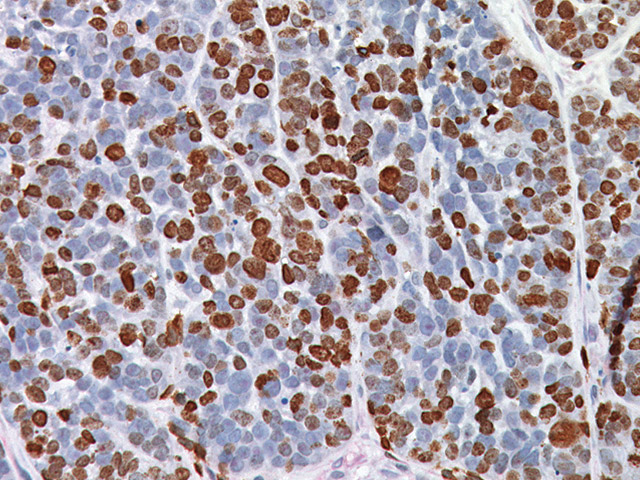
#> input picture img/nuclei.jpg, 640 x 480 px, found by its file name
$ python list.py   (older library calls are emulated)
#> lines starting #> are read from the running program, lines starting #| are printed output that depends on the picture; after the words box and inside, x2 and y2 are one past the last pixel; in counts of white or black regions, pixels touching at a corner belong together
# This is a sample Python script.

# Press Shift+F10 to execute it or replace it with your code.
# Press Double Shift to search everywhere for classes, files, tool windows, actions, and settings.

import cv2 as cv, cv2
import sys
import numpy as np
from matplotlib import pylab
import mahotas as mh
import requests
from functools import reduce

# AFTER THE FIRST VALUE ALL OTHER VALUES ARE ZEROED BECAUSE GETPOSITION IN THE PROCESS FUNC

def createWindows(val):
    cv2.namedWindow("Trackbars")
    cv2.resizeWindow("Trackbars", 1620, 500)
    cv2.namedWindow("Results")

    pass

def CreateTrackbars(val):
    cv2.createTrackbar("L - H", "Trackbars", 0, 179, ProcessImage)
    cv2.createTrackbar("L - S", "Trackbars", 0, 255, ProcessImage)
    cv2.createTrackbar("L - V", "Trackbars", 0, 255, ProcessImage)
    cv2.createTrackbar("U - H", "Trackbars", 179, 179, ProcessImage)
    cv2.createTrackbar("U - S", "Trackbars", 255, 255, ProcessImage)
    cv2.createTrackbar("U - V", "Trackbars", 255, 255, ProcessImage)

    cv2.createTrackbar("L - H /2", "Trackbars", 0, 179, ProcessImage)
    cv2.createTrackbar("L - S /2", "Trackbars", 0, 255, ProcessImage)
    cv2.createTrackbar("L - V /2", "Trackbars", 0, 255, ProcessImage)
    cv2.createTrackbar("U - H /2", "Trackbars", 179, 179, ProcessImage)
    cv2.createTrackbar("U - S /2", "Trackbars", 255, 255, ProcessImage)
    cv2.createTrackbar("U - V /2", "Trackbars", 255, 255, ProcessImage)

    cv2.createTrackbar("L - H /3", "Trackbars", 0, 179, ProcessImage)
    cv2.createTrackbar("L - S /3", "Trackbars", 0, 255, ProcessImage)
    cv2.createTrackbar("L - V /3", "Trackbars", 0, 255, ProcessImage)
    cv2.createTrackbar("U - H /3", "Trackbars", 179, 179, ProcessImage)
    cv2.createTrackbar("U - S /3", "Trackbars", 255, 255, ProcessImage)
    cv2.createTrackbar("U - V /3", "Trackbars", 255, 255, ProcessImage)

    # cv.createTrackbar("Morph Open", "Trackbars", 5, ksize_max_value, VisualAffrair)
    # cv.createTrackbar("Morph Close", "Trackbars", 5, ksize_max_value, VisualAffrair)

    cv.createTrackbar("ksize", "Trackbars", 0, 31, ProcessImage)
    pass

def idontdoshit():
    print('pAsS dA BuTThAaA')

def SetVals(val):

    # Make them lists?
#> called with val = 0
    global hsvColorValues, hsvColorValues2, hsvColorValues3
    global lower_range
    global upper_range
    global img, mask, res, hsv
    global gaussian_value
    # low hue [0]; low saturation [1]; low value [2]; high hue [3]; high saturation [4]; high value [5]
    hsvColorValues = [5, 50, 50, 40, 255, 255]
    hsvColorValues2 = [5, 50, 50, 40, 255, 255]
    hsvColorValues3 = [5, 50, 50, 40, 255, 255]

    gaussian_value = 1

    lower_range = np.array([hsvColorValues[0], hsvColorValues[1], hsvColorValues[2]])
    upper_range = np.array([hsvColorValues[3], hsvColorValues[4], hsvColorValues[5]])

    img = cv2.imread(r"D:\side-projects\nuclei\img\nuclei.jpg")
#> img is the input picture: shape (480, 640, 3); mean B, G, R 165.7, 158.6, 170.6

    cv2.setTrackbarPos("L - H", "Trackbars", hsvColorValues[0])
    cv2.setTrackbarPos("L - S", "Trackbars", hsvColorValues[1])
    cv2.setTrackbarPos("L - V", "Trackbars", hsvColorValues[2])
    cv2.setTrackbarPos("U - H", "Trackbars", hsvColorValues[3])
    cv2.setTrackbarPos("U - S", "Trackbars", hsvColorValues[4])
    cv2.setTrackbarPos("U - V", "Trackbars", hsvColorValues[5])

def ProcessImage(val):
    # Get the new values of the trackbar in real time as the user changes them
#> called with val = 0
    hsvColorValues[0] = cv2.getTrackbarPos("L - H", "Trackbars")
    hsvColorValues[1] = cv2.getTrackbarPos("L - S", "Trackbars")
    hsvColorValues[2] = cv2.getTrackbarPos("L - V", "Trackbars")
    hsvColorValues[3] = cv2.getTrackbarPos("U - H", "Trackbars")
    hsvColorValues[4] = cv2.getTrackbarPos("U - S", "Trackbars")
    hsvColorValues[5] = cv2.getTrackbarPos("U - V", "Trackbars")

    hsvColorValues2[0] = cv2.getTrackbarPos("L - H /2", "Trackbars")
    hsvColorValues2[1] = cv2.getTrackbarPos("L - S /2", "Trackbars")
    hsvColorValues2[2] = cv2.getTrackbarPos("L - V /2", "Trackbars")
    hsvColorValues2[3] = cv2.getTrackbarPos("U - H /2", "Trackbars")
    hsvColorValues2[4] = cv2.getTrackbarPos("U - S /2", "Trackbars")
    hsvColorValues2[5] = cv2.getTrackbarPos("U - V /2", "Trackbars")

    hsvColorValues3[0] = cv2.getTrackbarPos("L - H /3", "Trackbars")
    hsvColorValues3[1] = cv2.getTrackbarPos("L - S /3", "Trackbars")
    hsvColorValues3[2] = cv2.getTrackbarPos("L - V /3", "Trackbars")
    hsvColorValues3[3] = cv2.getTrackbarPos("U - H /3", "Trackbars")
    hsvColorValues3[4] = cv2.getTrackbarPos("U - S /3", "Trackbars")
    hsvColorValues3[5] = cv2.getTrackbarPos("U - V /3", "Trackbars")

    morphOpenKernel = cv.getTrackbarPos("Morph Open", "Trackbars")
    morphCloseKernel = cv.getTrackbarPos("Morph Close", "Trackbars")


    # Gaussian things, not pretty but working.
    gaussian_value = cv2.getTrackbarPos("ksize", "Trackbars")

    cv.setTrackbarPos("ksize", "Trackbars", gaussian_value)
    # Convert the BGR image to HSV image.
    hsv = cv2.cvtColor(img, cv2.COLOR_BGR2HSV)
#> hsv: shape (480, 640, 3); mean H, S, V 90.5, 50.9, 182.3
    if gaussian_value != 0:
        gaussian_value = isEven(gaussian_value)
        hsv = GaussianBlur(hsv, gaussian_value)

    # Set the lower and upper HSV range according to the value selected by the trackbar
    lower_range1 = np.array([hsvColorValues[0], hsvColorValues[1], hsvColorValues[2]])
    upper_range1 = np.array([hsvColorValues[3], hsvColorValues[4], hsvColorValues[5]])

    #hsv = cv2.cvtColor(img, cv2.COLOR_BGR2GRAY)

    # Threshold the HSV image to get only blue colors. Filter the image and get the binary mask, where white represents your target color
    mask = cv2.inRange(hsv, lower_range1, upper_range1)
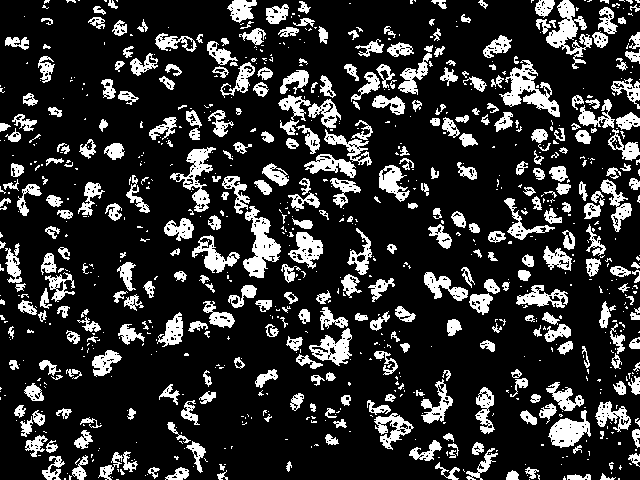
#> mask: shape (480, 640); 18.7% white; 899 white regions (544 under 20 px), largest, box (x1, y1, x2, y2) and area: (499, 60, 560, 117) 1271, (243, 206, 281, 278) 1244, (546, 0, 592, 69) 1153
    # You can also visualize the real part of the target color (Optional)
    res = cv2.bitwise_and(img, img, mask=mask)
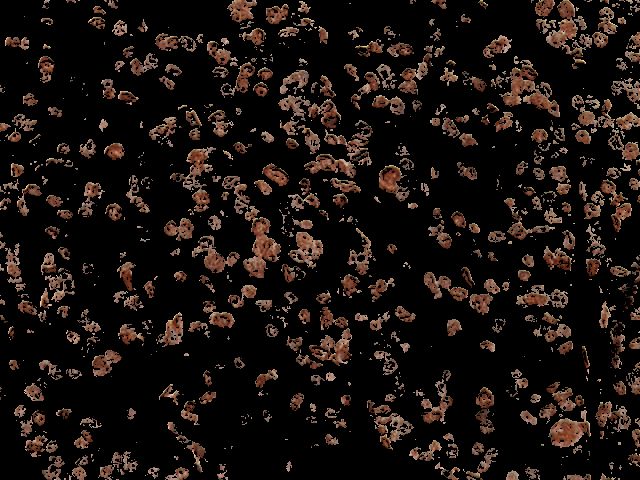
#> res: shape (480, 640, 3); mean B, G, R 14.2, 17.7, 25
    # Converting the binary mask to 3 channel image, this is just so we can stack it with the others
    mask_3 = cv2.cvtColor(mask, cv2.COLOR_GRAY2BGR)
    # stack the mask, orginal frame and the filtered result // mask is grayscale
    stacked = np.hstack((mask_3, img, res))
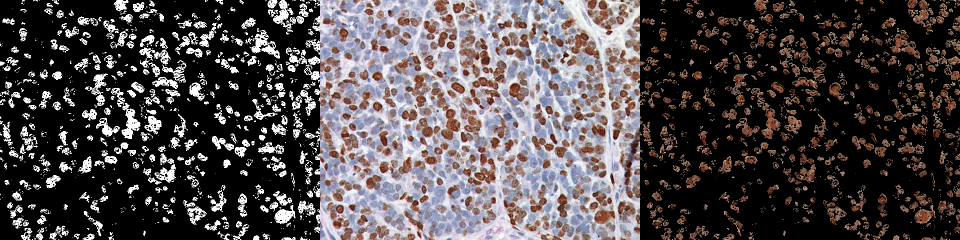
#> stacked: shape (480, 1920, 3) (shown at 1/2 size); mean B, G, R 75.9, 74.7, 81.1

    # Morph operations


    # Show this stacked frame at 40% of the size.
    cv2.imshow('Results', cv2.resize(stacked, None, fx=1.0, fy=1.0))
    CountPixels(mask, hsv)
    print('1 time 2 time')

def main():

    createWindows(0)
    CreateTrackbars(0)
    SetVals(0)

    # Init that shit
    ProcessImage(0)

    # Count pixels
    #CountPixels(mask, hsv)

    cv2.waitKey(0)
    if cv2.waitKey(1) & 0xFF == ord("q"):
        cv2.destroyAllWindows()
        exit()

    #If the user presses ESC then exit the program
    key = cv2.waitKey(1)

    # If the user presses `s` then print this array.
    if key == ord('s'):
        thearray = [[hsvColorValues[0], hsvColorValues[1], hsvColorValues[2]], [hsvColorValues[3], hsvColorValues[4],hsvColorValues[5]]]
        print(thearray)

        # Also save this array as penval.npy
        np.save('hsv_value', thearray)
        exit()

# def MorphClose(dst):
#     kernel = cv.getTrackbarPos(trackbar_close, windowName)
#     closingImg = cv.morphologyEx(dst, cv.MORPH_CLOSE, (256, 256))
#     #ShowImages(MorphClose.__name__, closingImg)
#     return closingImg
#
# def MorphOpen(dst, kernel):
#
#
#     openingImg = cv.morphologyEx(dst, cv.MORPH_OPEN, (kernel, kernel))
#
#     #ShowImages(MorphOpen.__name__, openingImg)
#
#     #SaveImages(MorphOpen.__name__, openingImg, 256)
#
#     return openingImg

def GaussianBlur(grayImg, ksize):
    #windowName.append(GaussianBlur.__name__)
    gaussianImg = grayImg
    #isEven(trackbar_gaussian, windowName, gaussian_value)
    gaussianImg = cv.GaussianBlur(gaussianImg, (ksize, ksize), 0)
    # ShowImages(GaussianBlur.__name__, gaussianImg)
    return gaussianImg

#
def isEven(value):
    if (((value % 2) == 1) or (value == 0)):
        pass
    else:
        value += 1
    return value

def CountPixels(mask, hsv):
    maskShape = mask.shape
#> maskShape = (480, 640)
    allPixels = 1
    for i in maskShape:
        allPixels *= i
#> after the loop, allPixels = 307200
    print('simple for loop: ' + str(allPixels))
#| simple for loop: 307200

    allPixels2 = reduce(lambda x, y: x * y, maskShape)
#> allPixels2 = 307200
    print('lambda expression: ' + str(allPixels2))
#| lambda expression: 307200

    allPixels3 = mask.size
#> allPixels3 = 307200
    print('img.size function: ' + str(allPixels3))
#| img.size function: 307200

    whitePixels = cv2.countNonZero(mask)
#> whitePixels = 57515
    print ('white pixelstry.py: ' + str(whitePixels))
#| white pixelstry.py: 57515

    blackPixels = allPixels - whitePixels
#> blackPixels = 249685
    print('black pixes:' + str(blackPixels))
#| black pixes:249685

    whitePixPerc = (whitePixels  / allPixels) * 100
#> whitePixPerc = 18.72
    blackPixPerc = (blackPixels  / allPixels) * 100
#> blackPixPerc = 81.28
    print('white pixels (cancerogenni) define: ' + str(round(whitePixPerc, 2)) + '%' + ' of the image.')
#| white pixels (cancerogenni) define: 18.72% of the image.
    print('black pixels (fine) define: ' + str(round(blackPixPerc, 2)) + '%' + ' of the image.')
#| black pixels (fine) define: 81.28% of the image.

def SaveImage(x):
    pass

main()
#> (key q is pressed here)
#> (the program exits here)
